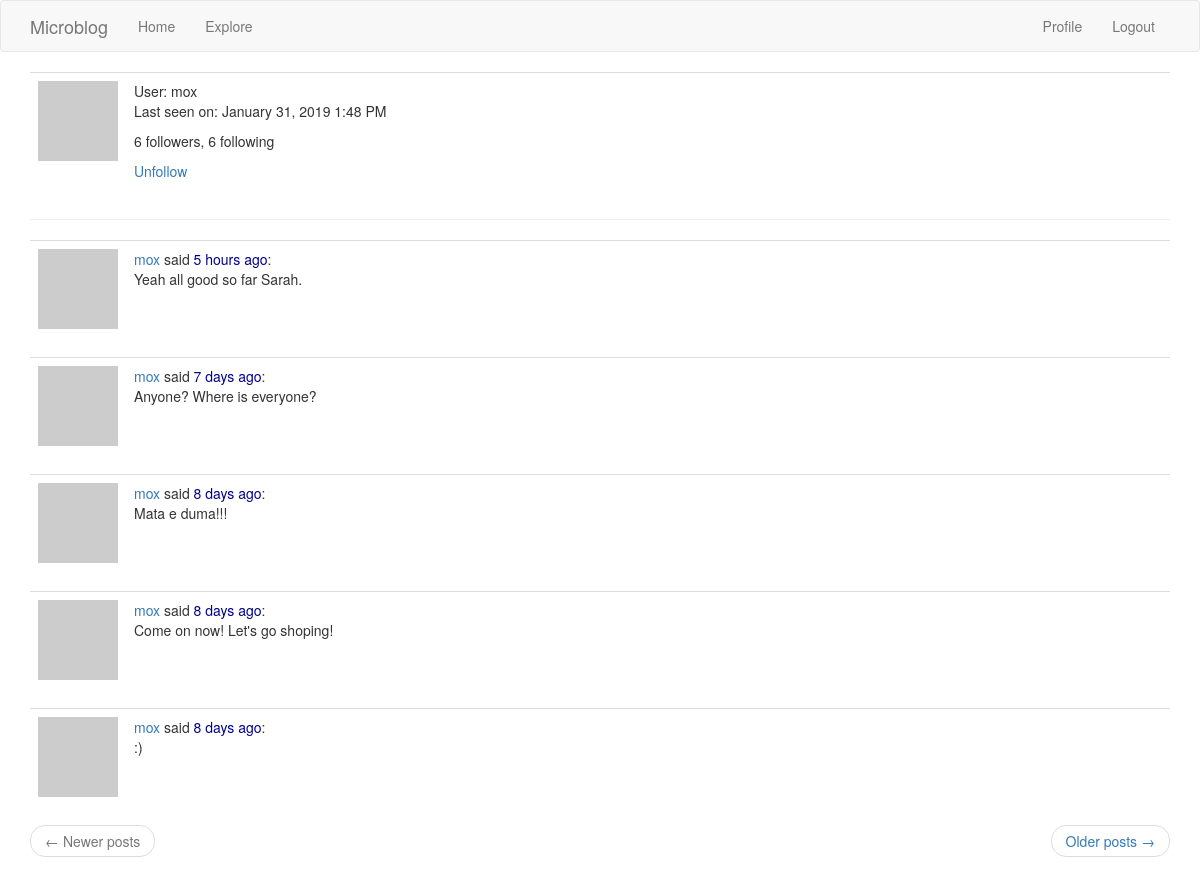
Before: /user/mox (signed in) with the older database file.
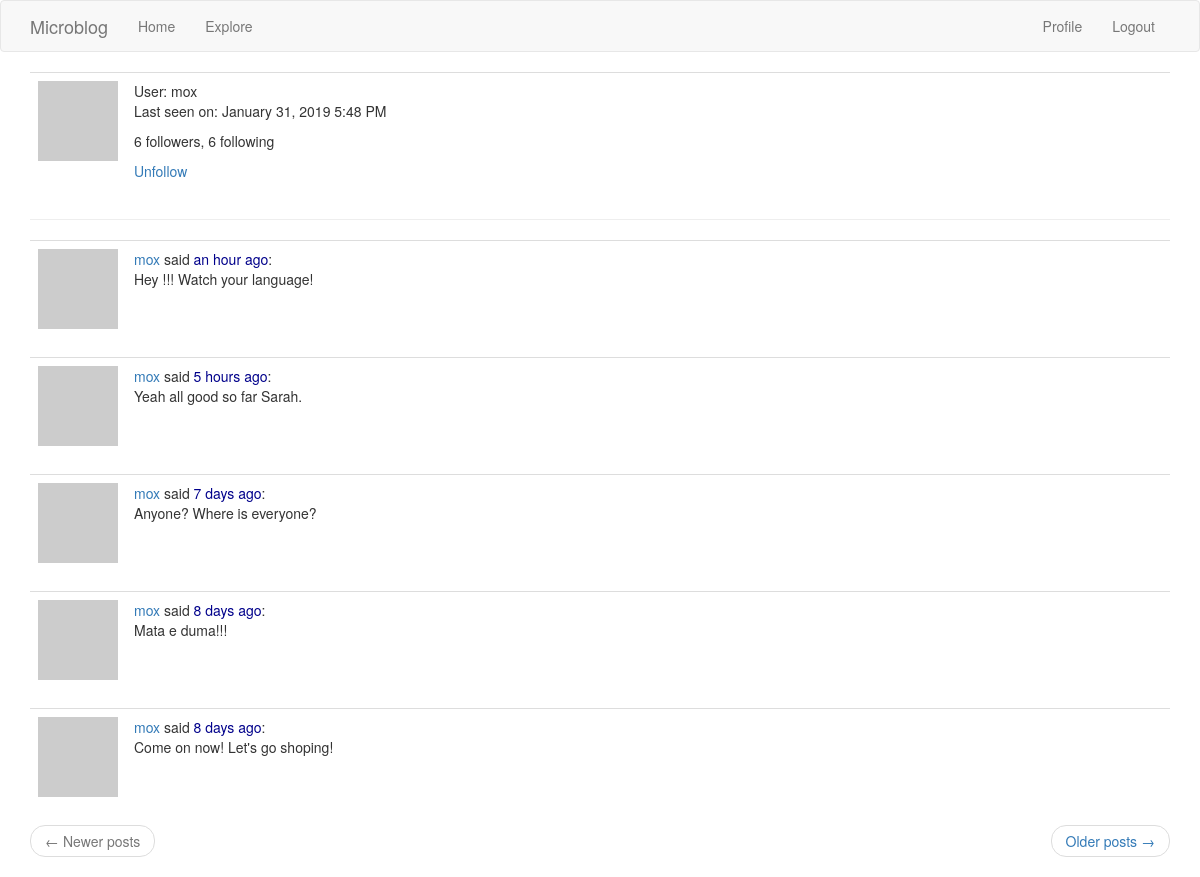
After: the same page with the newer database file.
### app/models.py (models this page shows, shortened)
class User(UserMixin, db.Model):
    id = db.Column(db.Integer, primary_key=True)
    username = db.Column(db.String(60), index=True, unique=True)
    email = db.Column(db.String(120), index=True, unique=True)
    password_hash = db.Column(db.String(128))
    posts = db.relationship('Post', backref='author', lazy='dynamic')
    about_me = db.Column(db.String(140))
    last_seen = db.Column(db.DateTime, default=datetime.utcnow)
    followed = db.relationship('User', secondary=followers,
                               primaryjoin=(followers.c.follower_id == id),
                               secondaryjoin=(followers.c.followed_id == id),
                               backref=db.backref('followers', lazy='dynamic'),
                               lazy='dynamic')
    def avatar(self, size):
        digest = md5(self.email.lower().encode('utf-8')).hexdigest()
        return f'https://www.gravatar.com/avatar/{digest}?d=monsterid&s={size}'
    def is_following(self, user):
        return self.followed.filter(followers.c.followed_id == user.id).count() > 0

class Post(db.Model):
    id = db.Column(db.Integer, primary_key=True)
    body = db.Column(db.String(140))
    timestamp = db.Column(db.DateTime, index=True, default=datetime.utcnow)
    user_id = db.Column(db.Integer, db.ForeignKey('user.id'))

### app/routes.py (the view)
@app.route('/user/<username>')
@login_required
def user(username):
    user = User.query.filter_by(username=username).first_or_404()
    page = request.args.get('page', 1, type=int)
    posts = user.posts.order_by(Post.timestamp.desc()).paginate(page, app.config['POSTS_PER_PAGE'],
                                                                False)
    next_url = url_for('user', username=username, page=posts.next_num) if posts.has_next else None
    prev_url = url_for('user', username=username, page=posts.prev_num) if posts.has_prev else None
    return render_template('user.html', title='Profile', user=user, posts=posts.items,
                           next_url=next_url, prev_url=prev_url)

### app/models.py (called while the page is built)
@login.user_loader
def load_user(id):
    return User.query.get(int(id))

### app/routes.py (called while the page is built)
@app.before_request
def before_request():
    if current_user.is_authenticated:
        current_user.last_seen = datetime.utcnow()
        db.session.commit()

### app/templates/user.html (shortened to what this page needs)
{% extends 'base.html' %}
{% block app_content %}
    <table class="table">
        <tr valign="top">
            <td width="1px"><img src="{{ user.avatar(156) }}"></td>
            <td>User: {{ user.username }}
                {% if user.last_seen %}<p>Last seen on: {{ moment(user.last_seen).format('LLL') }}</p>{% endif %}
                <p>{{ user.followers.count() }} followers, {{ user.followed.count() }} following</p>
                {% if user == current_user %}
                <p><a href="{{ url_for('edit_profile') }}">Edit your profile</a></p>
                {% elif not current_user.is_following(user) %}
                <p><a href="{{ url_for('follow', username=user.username) }}">Follow</a></p>
                {% else %}
                <p><a href="{{ url_for('unfollow', username=user.username) }}">Unfollow</a></p>
                {% endif %}
            </td>
        </tr>
    </table>
    <hr>
    {% for post in posts %}
        {% include '_post.html' %}
    {% endfor %}
    <nav aria-label="...">
        <ul class="pager">
            <li class="previous{% if not prev_url %} disabled{% endif %}">
                <a href="{{ prev_url or '#' }}">
                    <span aria-hidden="true">&larr;</span> Newer posts
                </a>
            </li>
            <li class="next{% if not next_url %} disabled{% endif %}">
                <a href="{{ next_url or '#' }}">
                    Older posts <span aria-hidden="true">&rarr;</span>
                </a>
            </li>
        </ul>
    </nav>
{% endblock %}

### app/templates/_post.html
<table class="table table-hover">
        <tr valign="top">
            <td width="70px">
                <a href="{{ url_for('user', username=post.author.username) }}">
                    <img src="{{ post.author.avatar(70) }}" />
                </a>
            </td>
            <td>
                <a href="{{ url_for('user', username=post.author.username) }}">
                    {{ post.author.username }}
                </a>
                said <span style="color: darkblue">{{ moment(post.timestamp).fromNow() }}</span>:<br>
                {{ post.body }}<br>
            </td>
        </tr>
</table>

Changed rows visible on the page:
no longer on this page (row unchanged): Post: author.username "mox", timestamp "8 days ago", body ":)"
changed User "mox": last_seen "January 31, 2019 1:48 PM" → "January 31, 2019 5:48 PM"
added Post: author.username "mox", timestamp "an hour ago", body "Hey !!! Watch your language!"
